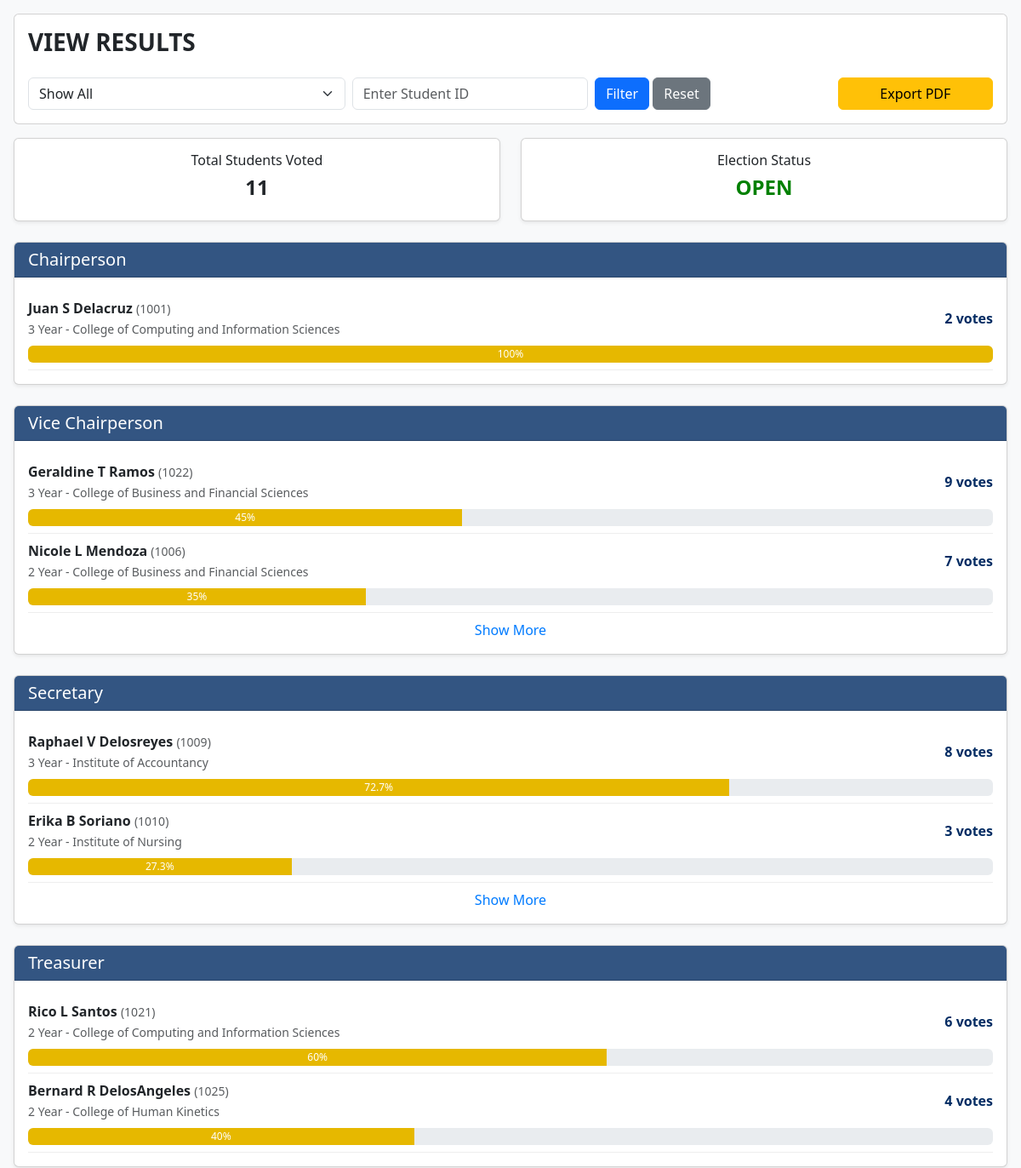
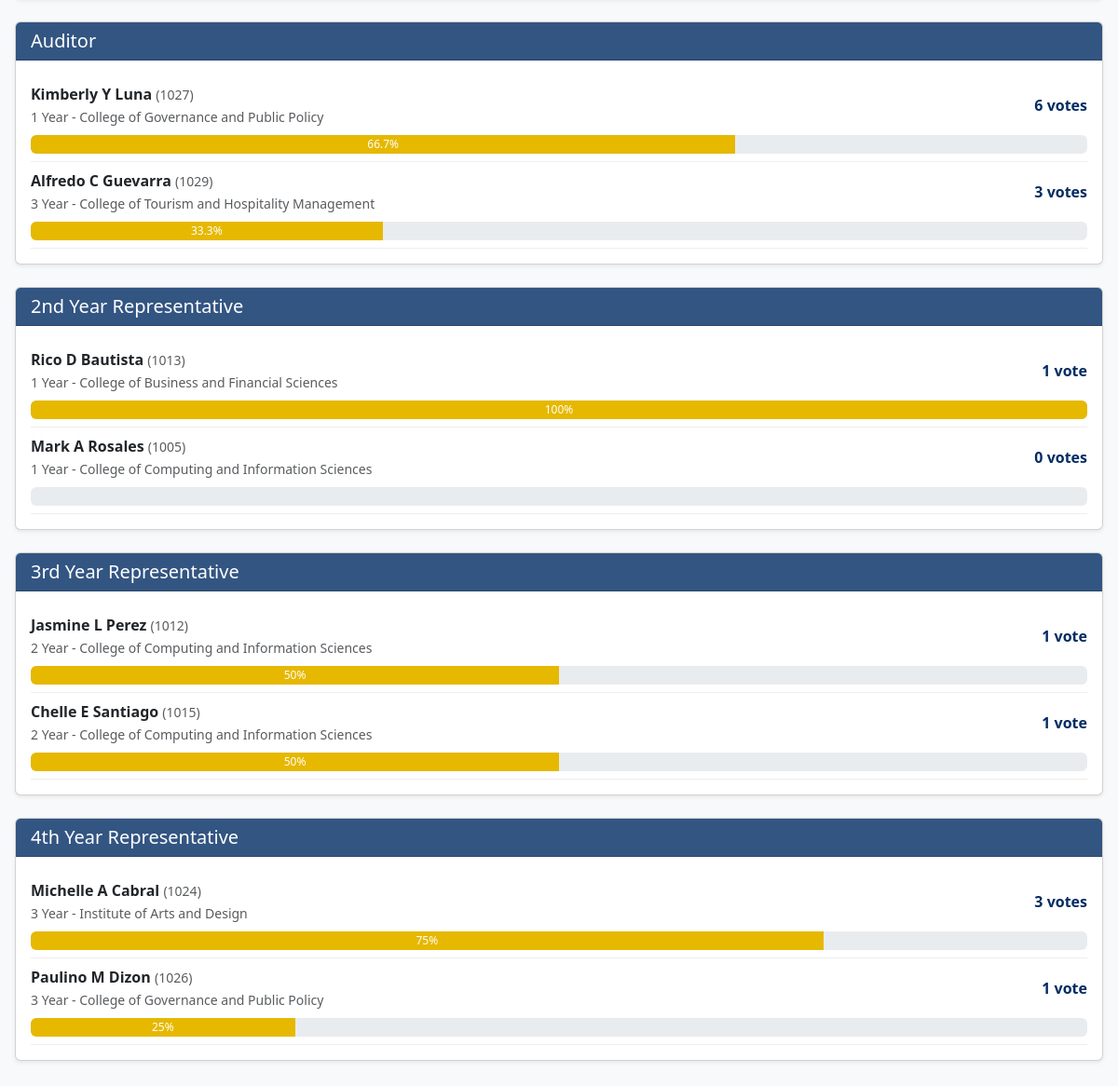
/view_results.php, run on the app's committed database (2 pictures, top to bottom).
### tables this page shows
CREATE TABLE `candidates` (
  `candidate_id` int(11) NOT NULL,
  `user_id` int(11) NOT NULL,
  `position_id` int(11) NOT NULL,
  `platforms` text DEFAULT NULL,
  `credentials` text DEFAULT NULL,
  `profile_picture` varchar(255) DEFAULT NULL
);

CREATE TABLE `users` (
  `user_id` int(11) NOT NULL,
  `email` varchar(100) NOT NULL,
  `first_name` varchar(50) NOT NULL,
  `middle_name` varchar(50) DEFAULT NULL,
  `last_name` varchar(50) NOT NULL,
  `password_hash` varchar(255) NOT NULL,
  `qr_code` text DEFAULT NULL,
  `role` enum('STUDENT','ADMIN') NOT NULL,
  `full_name` varchar(155) GENERATED ALWAYS AS (concat_ws(' ',`first_name`,`middle_name`,`last_name`)) STORED
);

CREATE TABLE `students` (
  `user_id` int(11) NOT NULL,
  `course_id` int(11) NOT NULL,
  `year_level` int(11) NOT NULL,
  `is_enrolled` tinyint(1) DEFAULT 1
);

CREATE TABLE `colleges` (
  `college_id` int(11) NOT NULL,
  `college_name` varchar(100) NOT NULL,
  `logo_path` varchar(255) DEFAULT NULL
);

### view_results.php (the view, shortened to what this page needs)
<?php
$host = "localhost";
$user = "u803144294_system";
$pass = "3AINS-G7_db";
$db   = "u803144294_system";
$conn = new mysqli($host, $user, $pass, $db);
$positions = [];
$res = $conn->query("SELECT position_id, position_name FROM positions ORDER BY position_id ASC");
if ($res) while ($row = $res->fetch_assoc()) $positions[] = $row;
$search_user_id = intval($_GET['search_user_id'] ?? 0);
$now = date('Y-m-d H:i:s');
$status_query = $conn->query("SELECT * FROM schedule WHERE start_datetime <= '$now' AND end_datetime >= '$now' LIMIT 1");
$election_status = ($status_query && $status_query->num_rows > 0) ? "OPEN" : "CLOSED";
$total_voted_res = $conn->query("SELECT COUNT(*) AS total_voted FROM ballots");
$total_voted = ($total_voted_res && $row = $total_voted_res->fetch_assoc()) ? $row['total_voted'] : 0;
$sql = "
    SELECT
        ca.candidate_id, ca.user_id, ca.position_id, ca.platforms, ca.credentials, ca.profile_picture,
        u.full_name, s.year_level, c.course_name, co.college_name, p.position_name,
        COUNT(v.vote_id) AS total_votes
    FROM candidates ca
    JOIN users u ON ca.user_id = u.user_id
    JOIN students s ON u.user_id = s.user_id
    JOIN courses c ON s.course_id = c.course_id
    JOIN colleges co ON c.college_id = co.college_id
    JOIN positions p ON ca.position_id = p.position_id
    LEFT JOIN votes v ON ca.candidate_id = v.candidate_id
";
$params = []; $types = '';
$sql .= " GROUP BY ca.candidate_id ORDER BY p.position_id ASC, total_votes DESC";
$candidates_by_position = [];
if ($types) {
    $stmt = $conn->prepare($sql);
    $stmt->bind_param($types, ...$params);
    $stmt->execute();
    $res = $stmt->get_result();
} else {
    $res = $conn->query($sql);
}
if ($res) {
    while ($row = $res->fetch_assoc()) {
        $pid = intval($row['position_id']);
        if (!isset($candidates_by_position[$pid])) {
            $candidates_by_position[$pid] = [
                'position_name' => $row['position_name'],
                'candidates' => []
            ];
        }
        $candidates_by_position[$pid]['candidates'][] = $row;
    }
}
?>
<!doctype html>
<html lang="en">
<head>
<link href="https://cdn.jsdelivr.net/npm/bootstrap@5.3.2/dist/css/bootstrap.min.css" rel="stylesheet">
</head>
<body class="bg-light">
<div class="container-fluid p-3">
  <div class="card p-3 mb-3">
    <h3 class="fw-bold mb-4">VIEW RESULTS</h3>
    <form class="row g-2 align-items-center" method="get">
      <div class="col-md-4">
        <select name="position_id" class="form-select">
          <option value="0">Show All</option>
        </select>
      </div>
      <div class="col-md-3">
        <input type="text" name="search_user_id" value="<?= $search_user_id ?: '' ?>" placeholder="Enter Student ID" class="form-control">
      </div>
      <div class="col-md-3">
        <button class="btn btn-primary">Filter</button>
        <a href="view_results.php" class="btn btn-secondary">Reset</a>
      </div>
      <div class="col-md-2 text-end">
        <a href="export_results.php" target="_blank" class="btn btn-warning w-100">Export PDF</a>
      </div>
    </form>
  </div>
  <div class="row mb-4">
    <div class="col-md-6">
      <div class="card text-center shadow-sm">
        <div class="card-body">
          <h6>Total Students Voted</h6>
          <h4 class="fw-bold"><?= $total_voted ?></h4>
        </div>
      </div>
    </div>
    <div class="col-md-6">
      <div class="card text-center shadow-sm">
        <div class="card-body">
          <h6>Election Status</h6>
          <h4 class="<?= $election_status == 'OPEN' ? 'status-open' : 'status-closed' ?>">
            <?= $election_status ?>
          </h4>
        </div>
      </div>
    </div>
  </div>
  <?php if (empty($candidates_by_position)): ?>
    <div class="alert alert-secondary text-center">No candidates found.</div>
  <?php else: ?>
    <?php foreach ($candidates_by_position as $pid => $data): ?>
      <div class="card mb-4 shadow-sm">
        <div class="card-header bg-primary text-white" style="background-color: #335582 !important;">
          <h5 class="mb-0"><?= htmlspecialchars($data['position_name']) ?></h5>
        </div>
        <div class="card-body">
          <?php
          $total_votes_pos = array_sum(array_column($data['candidates'], 'total_votes'));
          $count = 0;
          foreach ($data['candidates'] as $c):
            $count++;
            $show_class = ($count > 2) ? 'extra-candidate d-none' : '';
            $percent = ($total_votes_pos > 0) ? round(($c['total_votes'] / $total_votes_pos) * 100, 1) : 0;
          ?>
            <div class="candidate-card <?= $show_class ?>">
              <div class="d-flex justify-content-between align-items-center">
                <div>
                  <span class="fw-semibold"><?= htmlspecialchars($c['full_name']) ?></span>
                  <span class="text-muted small"> (<?= $c['user_id'] ?>)</span><br>
                  <span class="text-muted small"><?= htmlspecialchars($c['year_level']) ?> Year - <?= htmlspecialchars($c['college_name']) ?></span>
                </div>
                <div class="vote-count text-end">
                  <?= $c['total_votes'] ?> vote<?= $c['total_votes'] == 1 ? '' : 's' ?>
                </div>
              </div>
              <div class="progress mt-2" style="height:20px;">
                <div class="progress-bar" style="width:<?= $percent ?>%; background-color: #E6B800;"><?= $percent ?>%</div>
              </div>
            </div>
          <?php endforeach; ?>
          <?php if (count($data['candidates']) > 2): ?>
            <div class="text-center mt-2">
              <span class="show-more-btn">Show More</span>
            </div>
          <?php endif; ?>
        </div>
      </div>
    <?php endforeach; ?>
  <?php endif; ?>
</div>
</body>
</html>

### view_results.php (style rules this page uses)
.vote-count { font-weight: bold; color: #032c63; white-space: nowrap; }
.candidate-card { border-bottom: 1px solid #eee; padding: 8px 0; }
.show-more-btn { cursor: pointer; color: #007bff; font-weight: 500; }
.status-open { color: green; font-weight: bold; }

### data on the page
candidates: users.full_name "Juan S Delacruz", user "1001", user.year_level "3", colleges.college_name "College of Computing and Information Sciences", total_votes "2", percent "100"
candidates: users.full_name "Geraldine T Ramos", user "1022", user.year_level "3", colleges.college_name "College of Business and Financial Sciences", total_votes "9", percent "45"
candidates: users.full_name "Nicole L Mendoza", user "1006", user.year_level "2", colleges.college_name "College of Business and Financial Sciences", total_votes "7", percent "35"
candidates: users.full_name "Raphael V Delosreyes", user "1009", user.year_level "3", colleges.college_name "Institute of Accountancy", total_votes "8", percent "72.7"
candidates: users.full_name "Erika B Soriano", user "1010", user.year_level "2", colleges.college_name "Institute of Nursing", total_votes "3", percent "27.3"
candidates: users.full_name "Rico L Santos", user "1021", user.year_level "2", colleges.college_name "College of Computing and Information Sciences", total_votes "6", percent "60"
candidates: users.full_name "Bernard R DelosAngeles", user "1025", user.year_level "2", colleges.college_name "College of Human Kinetics", total_votes "4", percent "40"
candidates: users.full_name "Kimberly Y Luna", user "1027", user.year_level "1", colleges.college_name "College of Governance and Public Policy", total_votes "6", percent "66.7"
candidates: users.full_name "Alfredo C Guevarra", user "1029", user.year_level "3", colleges.college_name "College of Tourism and Hospitality Management", total_votes "3", percent "33.3"
candidates: users.full_name "Rico D Bautista", user "1013", user.year_level "1", colleges.college_name "College of Business and Financial Sciences", total_votes "1", percent "100"
candidates: users.full_name "Mark A Rosales", user "1005", user.year_level "1", colleges.college_name "College of Computing and Information Sciences", total_votes "0"
candidates: users.full_name "Jasmine L Perez", user "1012", user.year_level "2", colleges.college_name "College of Computing and Information Sciences", total_votes "1", percent "50"
candidates: users.full_name "Chelle E Santiago", user "1015", user.year_level "2", colleges.college_name "College of Computing and Information Sciences", total_votes "1", percent "50"
candidates: users.full_name "Michelle A Cabral", user "1024", user.year_level "3", colleges.college_name "Institute of Arts and Design", total_votes "3", percent "75"
candidates: users.full_name "Paulino M Dizon", user "1026", user.year_level "3", colleges.college_name "College of Governance and Public Policy", total_votes "1", percent "25"

### other printed values
$total_voted "11"
$election_status "OPEN"
$data['position_name'] "Chairperson"
$data['position_name'] "Vice Chairperson"
$data['position_name'] "Secretary"
$data['position_name'] "Treasurer"
$data['position_name'] "Auditor"
$data['position_name'] "2nd Year Representative"
$data['position_name'] "3rd Year Representative"
$data['position_name'] "4th Year Representative"
